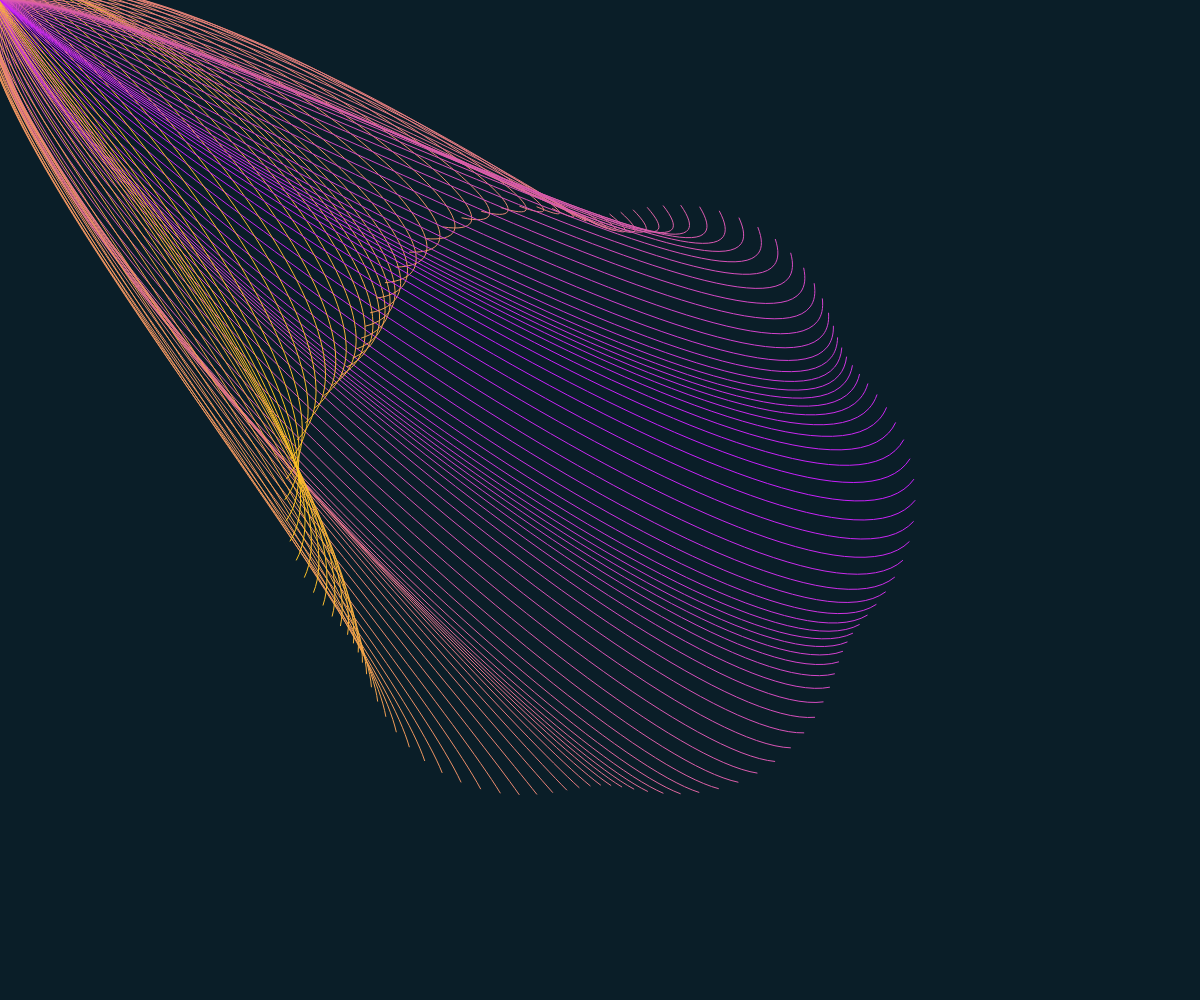
Frame 1 (no input)
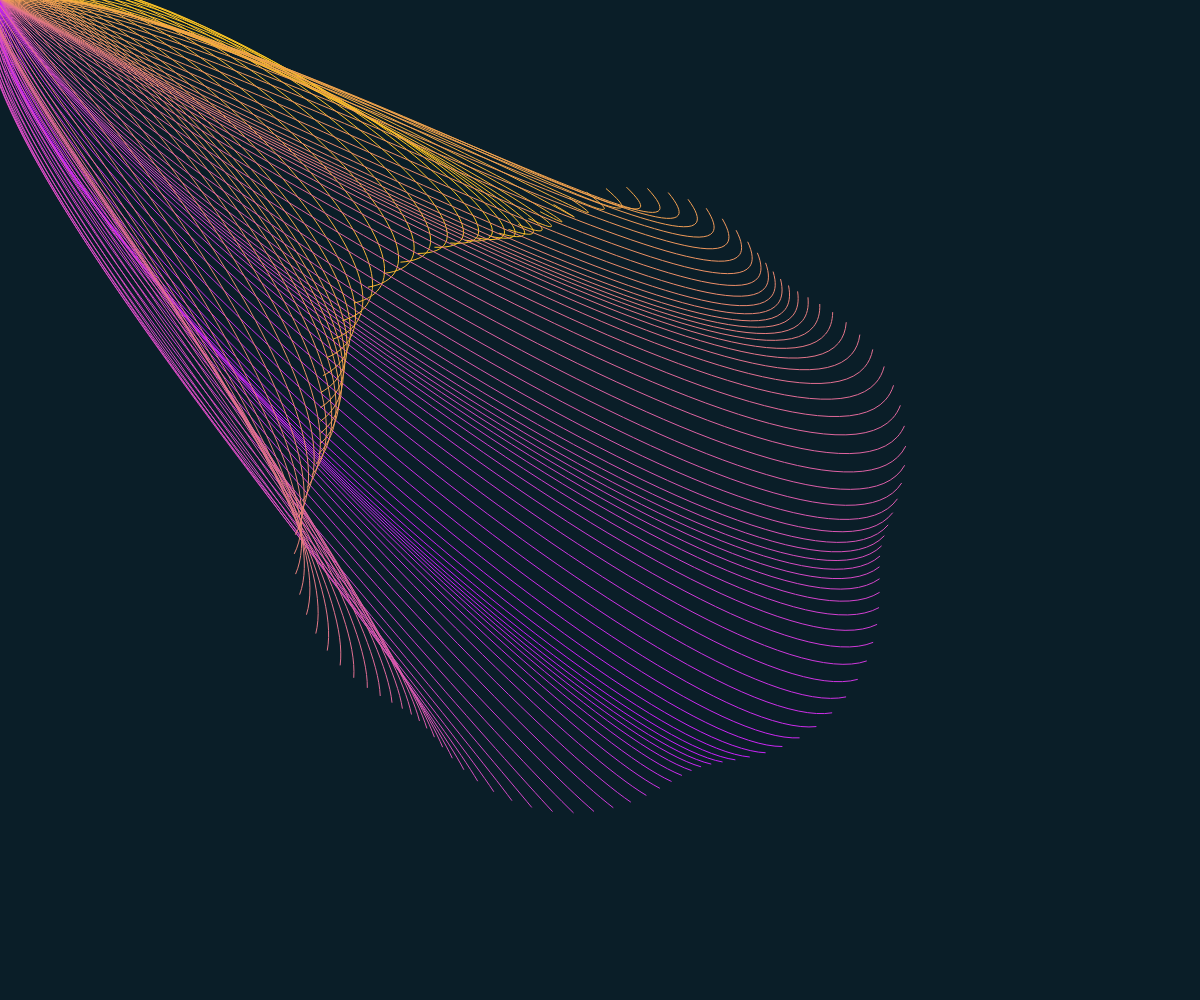
Frame 60 (no input)
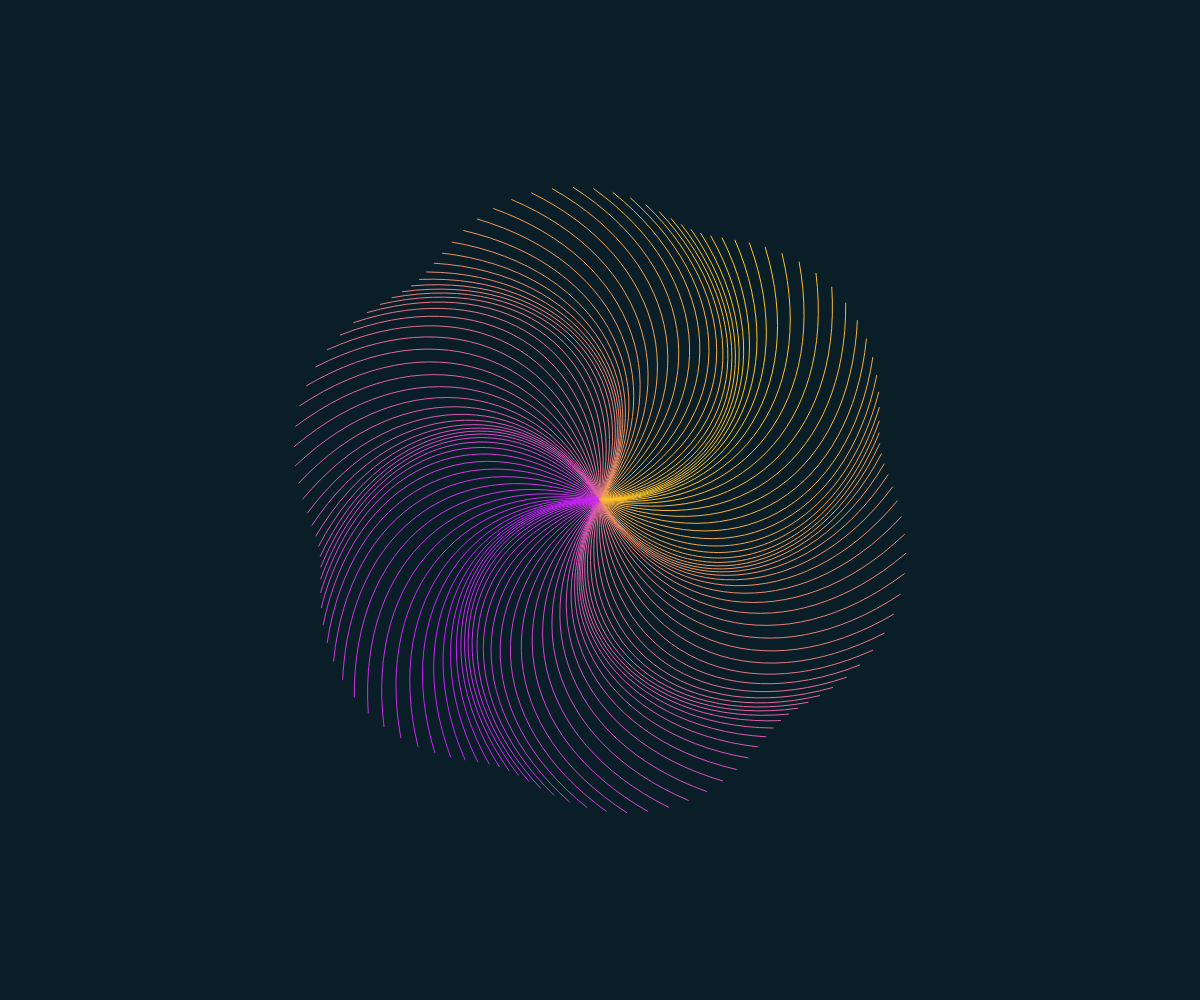
Frame 120 (the mouse pressed at the canvas centre since frame 60)

The p5.js sketch that drew these frames (run headless with seeded random() and noise() and a simulated clock; from frame 60 on, the mouse is pressed at the canvas centre):

// p5.js sketch
// ── sketch.js
var canvas;

function setup() {
  canvas = createCanvas(windowWidth, windowHeight);
  smooth();
  angleMode(DEGREES);
  frameRate(60);
  noCursor();
  noFill();
}
var radius = 300;
var alpha, beta, lerpVar;
var deltaX=0;
var deltaY=0;
var mult1=0;
var mult2=5;
function draw() {

  background(10,30,40);
  stroke(255);
  strokeWeight(1);
  translate(windowWidth/2,windowHeight/2);
  /*if(mouseIsPressed){
    mult2=1;
    mult1=0;
  } else {
    mult2=3;
    mult1=0;
  }*/
  for (alpha=0; alpha<360; alpha=alpha+3) {
    deltaX=cos((frameCount*2+alpha*7)%360)*15;
    deltaY=sin((frameCount*2+alpha*7)%360)*15;
    beta=(alpha+frameCount*mult2)%360;

    if(beta<=180) {
      lerpVar=beta/180;
    } else {
      lerpVar=(360-beta)/180;
    }
    stroke(lerpColor(color(200,30,255), color(255,200,30), lerpVar));
    //fill(lerpColor(color(200,30,255,10), color(255,200,30,10), lerpVar));
    //line(mouseX-windowWidth/2,mouseY-windowHeight/2,cos(alpha)*radius+deltaX,sin(alpha)*radius+deltaY);
    bezier(mouseX-windowWidth/2, mouseY-windowHeight/2,
     (cos(alpha+60)*radius*.5+deltaX+mouseX-windowWidth/2)*.92, (sin(alpha+60)*radius*.5+deltaY+mouseY-windowHeight/2)*.92,
     (cos(alpha+30)*radius+deltaX)*.8,(sin(alpha+30)*radius+deltaY)*.8, cos(alpha)*radius+deltaX,sin(alpha)*radius+deltaY);
  }


}

window.onresize = function() {
  var w = window.innerWidth;
  var h = window.innerHeight;
  canvas.size(w,h);
  width = w;
  height = h;
};
